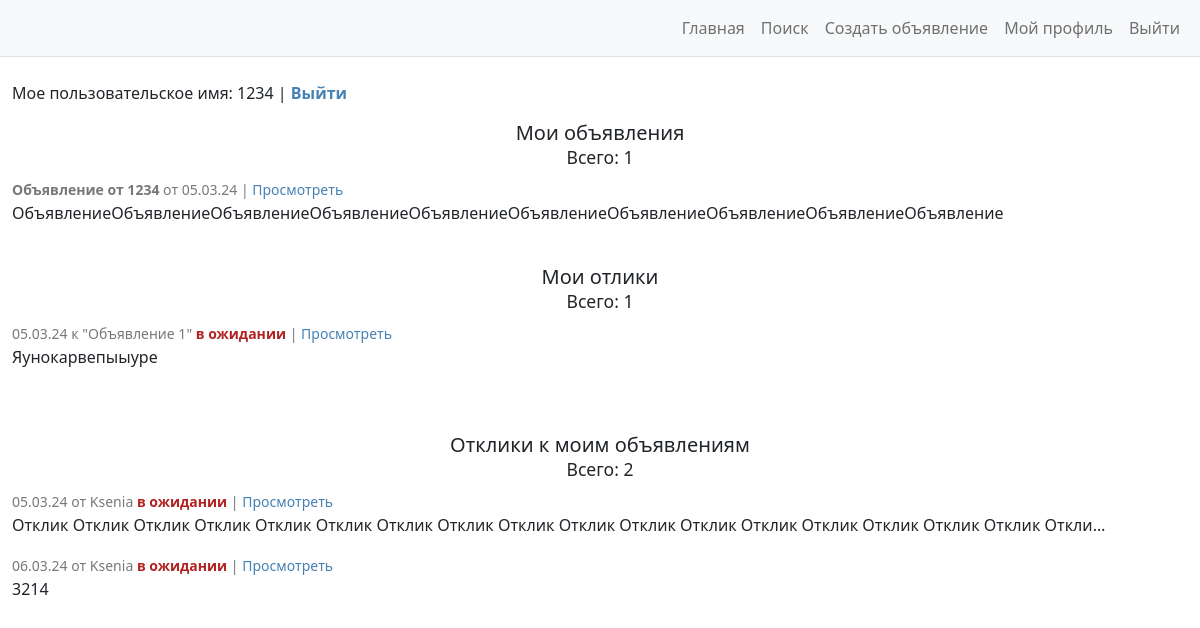
/my_profile/ (signed in), run on an earlier commit of the app's database.
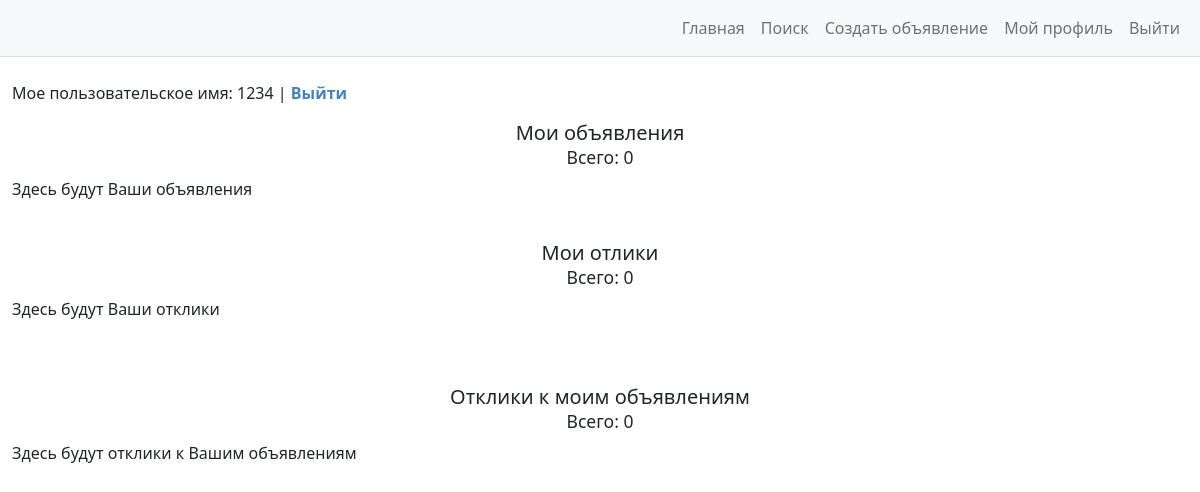
And on a later commit of the database.
### advertisments/models.py (models this page shows, shortened)
class Ad(models.Model):
    pub_date = models.DateTimeField(
        auto_now_add=True
    )
    author = models.ForeignKey(
        to=User,
        on_delete=models.CASCADE,
    )
    title = models.CharField(
        max_length=255,
        help_text='До 255 символов',
    )
    category = models.CharField(
        max_length=18,
        choices=CATEGORIES,
        default=None,
    )
    content = RichTextUploadingField(
        blank=True
    )
    class Meta:
        ordering = ['pub_date']
        verbose_name = 'Объявление'
        verbose_name_plural = 'Объявления'
    def __str__(self):
        return f'{self.title}'

class Reply(models.Model):
    author = models.ForeignKey(
        to=User,
        on_delete=models.CASCADE,
    )
    date_sent = models.DateTimeField(
        auto_now_add=True,
    )
    ad = models.ForeignKey(
        to=Ad,
        on_delete=models.CASCADE,
        related_name='replies_to_ad',
    )
    text = models.TextField(
        blank=True,
    )
    is_accepted = models.BooleanField(
        default=False
    )
    class Meta:
        ordering = ['date_sent']
        verbose_name = 'Отклик'
        verbose_name_plural = 'Отклики'
    def __str__(self):
        return f'{self.text[:50]}...'

### advertisments/views.py (the view)
# urls.py: path('my_profile/', UserProfile.as_view(), name='user_profile'),
class UserProfile(ListView):
    template_name = "profile_scroll.html"
    model = Ad
    def get_context_data(self, **kwargs):
        context = super().get_context_data(**kwargs)
        context['ads'] = Ad.objects.filter(author=self.request.user)
        context['replies'] = Reply.objects.filter(author=self.request.user).all()
        context['replies_to_self_ads'] = Reply.objects.filter(ad__author=self.request.user).all()
        pprint(context)
        return context

### advertisments/templates/profile_scroll.html (shortened to what this page needs)
{% extends 'base.html' %}
{% block content %}
<div class="container-fluid" style="width:1200px;margin:0 auto">
    <br />
    <p>
        Мое пользовательское имя: {{ request.user.username }} |
        <a href="{% url 'logout_url' %}">
            <b>Выйти</b>
        </a>
    </p>
</div>
<div class="container-fluid" style="width:1200px;margin:0 auto">
    <h5 align="center">
        Мои объявления
        <br/>
        <small>Всего: {{ ads.count }}</small>
    </h5>
</div>
<div class="container-fluid" style="width:1200px;margin:0 auto;max-height:170px;overflow:auto">
    {% if ads %}
        {% for ad in ads %}
        <p>
            <small style="color:rgb(120, 120, 120)">
                <b>{{ ad.title }}</b> от {{ ad.pub_date|date:'d.m.y' }} |
                <a href="{% url 'ads_detail' ad.id %}">Просмотреть</a>
            </small>
            <br />
            {{ ad.content|striptags|truncatechars:150 }}
        </p>
        {% endfor %}
    {% else %}
    <p>Здесь будут Ваши объявления</p>
    {% endif %}
</div>
<div class="container-fluid" style="width:1200px;margin:0 auto">
    <br />
    <h5 align="center">
        Мои отлики
        <br />
        <small>Всего: {{ replies.count }}</small>
    </h5>
</div>
<div class="container-fluid" style="width:1200px;margin:0 auto;max-height:170px;overflow:auto">
    {% if replies %}
        {% for reply in replies %}
        <p>
            <small style="color:rgb(120, 120, 120)">
                {{ reply.date_sent|date:'d.m.y' }} к "{{ reply.ad.title }}"
                {% if reply.is_accepted %}
                    <strong style="color: #008000">принят</strong> |
                {% else %}
                    <strong style="color: #B22222">в ожидании</strong> |
                {% endif %}
                <a href="{% url 'reply_detail' reply.id %}">Просмотреть</a>
            </small>
            <br />
            {{ reply.text|striptags|truncatechars:125 }}
        </p>
        {% endfor %}
    {% else %}
    <p>Здесь будут Ваши отклики</p>
    {% endif %}
    <br />
</div>
<div class="container-fluid" style="width:1200px;margin:0 auto">
    <br />
    <h5 align="center">
        Отклики к моим объявлениям
        <br />
        <small>Всего: {{ replies_to_self_ads.count }}</small>
    </h5>
</div>
<div class="container-fluid" style="width:1200px;margin:0 auto;max-height:170px;overflow:auto">
    {% if replies_to_self_ads %}
        {% for reply in replies_to_self_ads %}
        <p>
            <small style="color:rgb(120, 120, 120)">
                {{ reply.date_sent|date:'d.m.y' }} от {{ reply.author }}
                {% if reply.is_accepted %}
                    <strong style="color: #008000">принят</strong> |
                {% else %}
                    <strong style="color: #B22222">в ожидании</strong> |
                {% endif %}
                <a href="{% url 'reply_detail' reply.id %}">Просмотреть</a>
            </small>
            <br />
            {{ reply.text|striptags|truncatechars:125 }}
        </p>
        {% endfor %}
    {% else %}
    <p>Здесь будут отклики к Вашим объявлениям</p>
    {% endif %}
    <br />
</div>
{% endblock content %}

### templates/base.html (shortened to what this page needs)
<!DOCTYPE html>
<html lang="ru">
    <head>
        {% load static %}
        <link href="{% static 'css/styles.css' %}" rel="stylesheet" />
    </head>
    <body>
        <div class="d-flex" id="wrapper">
            <div id="page-content-wrapper">
                <nav class="navbar navbar-expand-lg navbar-light bg-light border-bottom">
                    <div class="container-fluid">
                        <div class="collapse navbar-collapse" id="navbarSupportedContent">
                            <ul class="navbar-nav ms-auto mt-2 mt-lg-0">
                                <li class="nav-item active">
                                    <a class="nav-link" href="{% url 'ads_list' %}">Главная</a>
                                </li>
                                <li class="nav-item active">
                                    <a class="nav-link" href="{% url 'ads_search' %}">Поиск</a>
                                </li>
                                {% if request.user.is_authenticated  %}
                                <li class="nav-item active">
                                    <a class="nav-link" href="{% url 'ads_create' %}">Создать объявление</a>
                                </li>
                                <li class="nav-item active"><a class="nav-link" href="{% url 'login_process' %}">Мой профиль</a></li>
                                <li class="nav-item active"><a class="nav-link" href="{% url 'logout_url' %}">Выйти</a></li>
                                {% else %}
                                <li class="nav-item active"><a class="nav-link" href="{% url 'login_process' %}">Войти</a></li>
                                {% endif %}
                            </ul>
                        </div>
                    </div>
                </nav>
                {% block content %}
                {% endblock content %}
            </div>
        </div>
    </body>
</html>

### templates/base.html (style rules this page uses)
a { text-decoration: initial; color: #4682B4 }

What changed in the data, as far as the page shows it:
removed Ad: title "Объявление от 1234", pub_date "05.03.24", content "ОбъявлениеОбъявлениеОбъявлениеОбъявлениеОбъявлениеОбъявлениеОбъявлениеОбъявлениеОбъявлениеОбъявление"
removed Reply: date_sent "05.03.24", ad "Объявление 1", is_accepted "в ожидании", text "Яунокарвепыыуре", shown under "Мои отлики Всего: 1"
removed Reply: date_sent "05.03.24", author "Ksenia", is_accepted "в ожидании", text "Отклик Отклик Отклик Отклик Отклик Отклик Отклик Отклик Отклик Отклик Отклик Отклик Отклик Отклик Отклик Отклик Отклик Откли…", shown under "Отклики к моим объявлениям Всего: 2"
removed Reply: date_sent "06.03.24", author "Ksenia", is_accepted "в ожидании", text "3214", shown under "Отклики к моим объявлениям Всего: 2"
Also different on the page:
{{ ads.count }}: "1" → "0"
{{ replies.count }}: "1" → "0"
{{ replies_to_self_ads.count }}: "2" → "0"
text now shown: "Здесь будут Ваши объявления Здесь будут Ваши отклики Здесь будут отклики к Вашим объявлениям"
